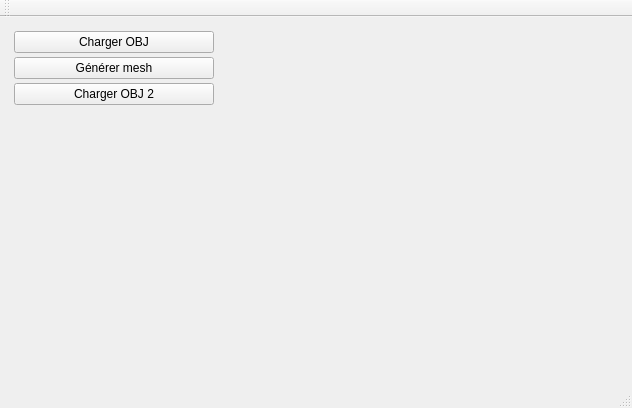
<?xml version="1.0" encoding="UTF-8"?>
<ui version="4.0">
 <class>MainWindow</class>
 <widget class="QMainWindow" name="MainWindow">
  <property name="geometry">
   <rect>
    <x>0</x>
    <y>0</y>
    <width>632</width>
    <height>408</height>
   </rect>
  </property>
  <property name="windowTitle">
   <string>MainWindow</string>
  </property>
  <widget class="QWidget" name="centralWidget">
   <layout class="QHBoxLayout" name="horizontalLayout">
    <item>
     <widget class="QWidget" name="widget_2" native="true">
      <property name="sizePolicy">
       <sizepolicy hsizetype="Maximum" vsizetype="Preferred">
        <horstretch>150</horstretch>
        <verstretch>0</verstretch>
       </sizepolicy>
      </property>
      <property name="minimumSize">
       <size>
        <width>150</width>
        <height>0</height>
       </size>
      </property>
      <layout class="QVBoxLayout" name="verticalLayout">
       <property name="spacing">
        <number>4</number>
       </property>
       <property name="leftMargin">
        <number>3</number>
       </property>
       <property name="topMargin">
        <number>3</number>
       </property>
       <property name="rightMargin">
        <number>3</number>
       </property>
       <property name="bottomMargin">
        <number>3</number>
       </property>
       <item>
        <widget class="QPushButton" name="pushButton_chargement">
         <property name="minimumSize">
          <size>
           <width>200</width>
           <height>0</height>
          </size>
         </property>
         <property name="text">
          <string>Charger OBJ</string>
         </property>
        </widget>
       </item>
       <item>
        <widget class="QPushButton" name="pushButton_generer">
         <property name="text">
          <string>Générer mesh</string>
         </property>
        </widget>
       </item>
       <item>
        <widget class="QPushButton" name="pushButton_chargement_2">
         <property name="text">
          <string>Charger OBJ 2</string>
         </property>
        </widget>
       </item>
       <item>
        <spacer name="verticalSpacer">
         <property name="orientation">
          <enum>Qt::Vertical</enum>
         </property>
         <property name="sizeHint" stdset="0">
          <size>
           <width>20</width>
           <height>40</height>
          </size>
         </property>
        </spacer>
       </item>
      </layout>
     </widget>
    </item>
    <item>
     <widget class="MeshViewerWidget" name="displayWidget" native="true"/>
    </item>
    <item>
     <widget class="MeshViewerWidget" name="displayWidget_2" native="true"/>
    </item>
   </layout>
  </widget>
  <widget class="QMenuBar" name="menuBar">
   <property name="geometry">
    <rect>
     <x>0</x>
     <y>0</y>
     <width>632</width>
     <height>22</height>
    </rect>
   </property>
  </widget>
  <widget class="QToolBar" name="mainToolBar">
   <attribute name="toolBarArea">
    <enum>TopToolBarArea</enum>
   </attribute>
   <attribute name="toolBarBreak">
    <bool>false</bool>
   </attribute>
  </widget>
  <widget class="QStatusBar" name="statusBar"/>
 </widget>
 <layoutdefault spacing="6" margin="11"/>
 <customwidgets>
  <customwidget>
   <class>MeshViewerWidget</class>
   <extends>QWidget</extends>
   <header location="global">meshviewerwidget.h</header>
   <container>1</container>
  </customwidget>
 </customwidgets>
 <resources/>
 <connections/>
</ui>
